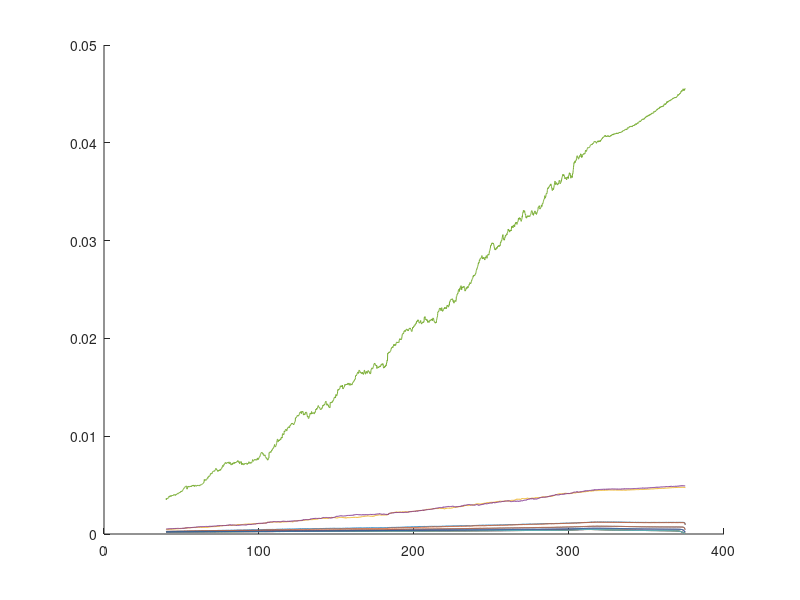

This figure's MATLAB source: (Note: this script raises an error after producing the figure.)
%% Heating rate data analysis

%% Load Data:

load('HR_rawData.mat')



%% Interpolate to same data lengths

temp = T_3352_cool(:,1);
T_range = linspace(temp(1),temp(end),3350);

Q_heat = zeros(3350,15);
T_heat = zeros(3350,15);
Q_cool = zeros(3350,15);
T_cool = zeros(3350,15);
qdot = [qdot_3352 qdot_6702 qdot_16752];

for i = 1:5
    T_heat(:,i) = T_range;
    T_cool(:,i) = T_range;
    Q_heat(:,i) = interp1(T_3352_heat(:,i),Q_3352_heat(:,i),T_range); 
    Q_cool(:,i) = interp1(T_3352_cool(:,i),Q_3352_cool(:,i),T_range);    
end
for i = 1:8
    T_heat(:,i+5) = T_range;
    T_cool(:,i+5) = T_range;
    Q_heat(:,i+5) = interp1(T_6702_heat(:,i),Q_6702_heat(:,i),T_range); 
    Q_cool(:,i+5) = interp1(T_6702_cool(:,i),Q_6702_cool(:,i),T_range);    
end
for i = 1:2
    T_heat(:,i+13) = T_range;
    T_cool(:,i+13) = T_range;
    Q_heat(:,i+13) = interp1(T_16752_heat(:,i),Q_16752_heat(:,i),T_range); 
    Q_cool(:,i+13) = interp1(T_16752_cool(:,i),Q_16752_cool(:,i),T_range);    
end

%% Visualize data normalized by heating rate

figure;
hold on
for i = 1:15
    plot(T_cool(:,i),Q_cool(:,i)/qdot(i));
end

%% Take spline baselines before normalizing

[ints,T_corr,Q_corr] = Spline_Baseline_Integral_wData(T_cool,Q_cool,qdot);

figure;
hold on
plot(T_corr(:,5),Q_corr(:,5),'b')
plot(T_corr(:,3:4),Q_corr(:,3:4),'r')
plot(T_corr(:,8:9),Q_corr(:,8:9),'c')
plot(T_corr(:,1:2),Q_corr(:,1:2),'m')
plot(T_corr(:,14:15),Q_corr(:,14:15),'k')
plot(T_corr(:,6:7),Q_corr(:,6:7),'g')
plot(T_corr(:,10:13),Q_corr(:,10:13),'g')
xlabel('Temperature [^{\circ}C]')
ylabel('Heat Flow [mW]')
title('Various cooling rates (spline baseline subtracted)')
h = zeros(6, 1);
h(1) = plot(NaN,NaN,'b');
h(2) = plot(NaN,NaN,'r');
h(3) = plot(NaN,NaN,'c');
h(4) = plot(NaN,NaN,'m');
h(5) = plot(NaN,NaN,'k');
h(6) = plot(NaN,NaN,'g');
legend(h, {'1 K/s','10 K/s','50 K/s','100 K/s','200 K/s', '500 K/s'})



figure;
hold on
for i = 1:15
    plot(T_corr(:,i),Q_corr(:,i)/qdot(i));
end

%% Check qdot-normalized 

enth = ints./qdot;
figure;
hold on
plot(qdot,enth,'o');




